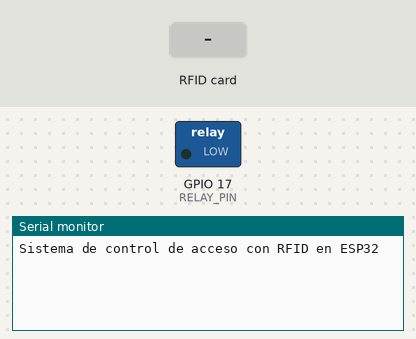
The sketch below on a simulated ESP32. Parts: switched loads named in the sketch (green lamp = pin HIGH), the last lines printed to the serial monitor. The test bench sets the inputs (shaded band). EEPROM starts erased.

Above: at 1.2 s.
1.3 s: RFID card 63 9A D7 1B held to the reader
At 1.9 s:
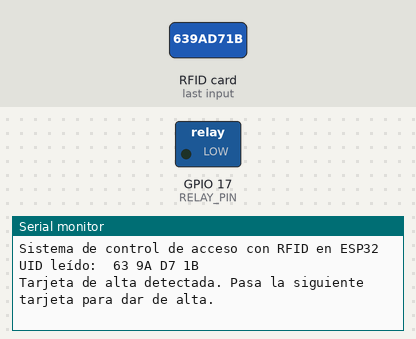
2.8 s: RFID card FF FF FF FF held to the reader
At 3.6 s:
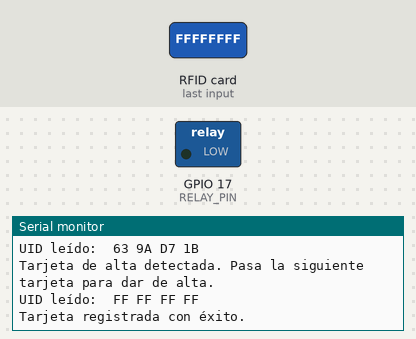
4.3 s: RFID card 5E 7A 19 C4 held to the reader
At 5.4 s:
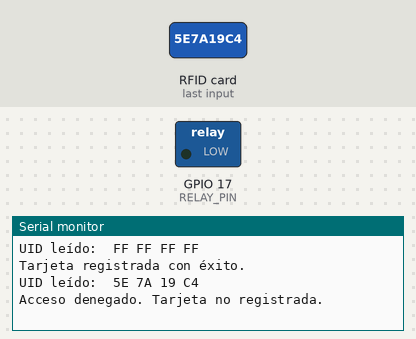

The sketch:

Control_acceso-ESP32.ino
```cpp
#include <SPI.h>
#include <MFRC522.h>
#include <EEPROM.h>

#define SS_PIN 21   // Pin SDA del RC522
#define RST_PIN 22  // Pin RST del RC522
#define RELAY_PIN 17 // Pin de control del relé

MFRC522 rfid(SS_PIN, RST_PIN);  // Instancia del objeto RFID

MFRC522::MIFARE_Key key;

// UID de las tarjetas maestras (para alta y baja)
byte altaMaster[4] = {0x63, 0x9A, 0xD7, 0x1B}; // Tarjeta de alta
byte bajaMaster[4] = {0xFF, 0xFF, 0xFF, 0xFF}; // Tarjeta de baja

bool modoAlta = false;  // Controla si se está en modo alta
bool modoBaja = false;  // Controla si se está en modo baja

void setup() {
  Serial.begin(115200);   // Inicializa la comunicación serie
  SPI.begin(18, 19, 23, 21); // Inicia el bus SPI en ESP32 con MOSI, MISO, SCK y SS
  rfid.PCD_Init();      // Inicia el RC522
  pinMode(RELAY_PIN, OUTPUT); // Configura el pin del relé como salida
  digitalWrite(RELAY_PIN, LOW); // Asegura que la cerradura esté cerrada por defecto

  Serial.println("Sistema de control de acceso con RFID en ESP32");
}

void loop() {
  // Verifica si hay una nueva tarjeta
  if (!rfid.PICC_IsNewCardPresent()) return;
  if (!rfid.PICC_ReadCardSerial()) return;

  Serial.print("UID leído: ");
  printUID(rfid.uid.uidByte, rfid.uid.size);

  if (modoAlta) {
    registrarTarjeta();
    modoAlta = false;
  } else if (modoBaja) {
    eliminarTarjeta();
    modoBaja = false;
  } else if (compararUID(rfid.uid.uidByte, altaMaster)) {
    Serial.println("Tarjeta de alta detectada. Pasa la siguiente tarjeta para dar de alta.");
    modoAlta = true;
  } else if (compararUID(rfid.uid.uidByte, bajaMaster)) {
    Serial.println("Tarjeta de baja detectada. Pasa la siguiente tarjeta para eliminar.");
    modoBaja = true;
  } else if (tarjetaRegistrada()) {
    abrirCerradura();
  } else {
    Serial.println("Acceso denegado. Tarjeta no registrada.");
  }

  rfid.PICC_HaltA(); // Detiene la comunicación con la tarjeta
}

void registrarTarjeta() {
  // Graba la UID de la tarjeta en EEPROM
  int direccion = encontrarEspacioLibre();
  if (direccion == -1) {
    Serial.println("No hay espacio para registrar más tarjetas.");
    return;
  }

  for (byte i = 0; i < rfid.uid.size; i++) {
    EEPROM.write(direccion + i, rfid.uid.uidByte[i]);
  }

  Serial.println("Tarjeta registrada con éxito.");
}

void eliminarTarjeta() {
  // Elimina la tarjeta de EEPROM
  int direccion = encontrarTarjeta();
  if (direccion == -1) {
    Serial.println("Tarjeta no registrada.");
    return;
  }

  for (byte i = 0; i < rfid.uid.size; i++) {
    EEPROM.write(direccion + i, 0xFF);  // Borra el UID
  }

  Serial.println("Tarjeta eliminada con éxito.");
}

bool tarjetaRegistrada() {
  // Verifica si la tarjeta leída está registrada en EEPROM
  return (encontrarTarjeta() != -1);
}

int encontrarEspacioLibre() {
  // Encuentra un espacio libre en la EEPROM
  for (int i = 0; i < 512; i += 4) {
    if (EEPROM.read(i) == 0xFF) {
      return i;  // Espacio libre encontrado
    }
  }
  return -1; // No hay espacio libre
}

int encontrarTarjeta() {
  // Busca si la tarjeta leída ya está registrada en EEPROM
  for (int i = 0; i < 512; i += 4) {
    bool coincide = true;
    for (byte j = 0; j < rfid.uid.size; j++) {
      if (EEPROM.read(i + j) != rfid.uid.uidByte[j]) {
        coincide = false;
        break;
      }
    }
    if (coincide) {
      return i;  // Tarjeta encontrada
    }
  }
  return -1; // Tarjeta no encontrada
}

void abrirCerradura() {
  // Abre la cerradura activando el relé
  Serial.println("Acceso concedido. Abriendo cerradura...");
  digitalWrite(RELAY_PIN, HIGH); // Activa el relé (abre la cerradura)
  delay(5000); // Mantiene la cerradura abierta por 5 segundos
  digitalWrite(RELAY_PIN, LOW);  // Cierra la cerradura
  Serial.println("Cerradura cerrada.");
}

bool compararUID(byte *uid, byte *master) {
  for (byte i = 0; i < 4; i++) {
    if (uid[i] != master[i]) return false;
  }
  return true;
}

void printUID(byte *uid, byte size) {
  for (byte i = 0; i < size; i++) {
    Serial.print(uid[i] < 0x10 ? " 0" : " ");
    Serial.print(uid[i], HEX);
  }
  Serial.println();
}
```

Measured:
- after the input at 1.3 s, the serial monitor: prints a new line at once (image 1)
- after the input at 2.8 s, the serial monitor: prints a new line at once (image 2)
- after the input at 4.3 s, the serial monitor: prints a new line at once (image 3)
